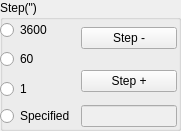
   <widget class="QGroupBox" name="groupBox_18">
    <property name="geometry">
     <rect>
      <x>30</x>
      <y>510</y>
      <width>181</width>
      <height>131</height>
     </rect>
    </property>
    <property name="title">
     <string>Step(&quot;)</string>
    </property>
    <widget class="QWidget" name="layoutWidget_14">
     <property name="geometry">
      <rect>
       <x>0</x>
       <y>20</y>
       <width>177</width>
       <height>107</height>
      </rect>
     </property>
     <layout class="QGridLayout" name="gridLayout_16">
      <item row="0" column="0">
       <widget class="QRadioButton" name="radioButton_c1_stepLong">
        <property name="text">
         <string>3600</string>
        </property>
       </widget>
      </item>
      <item row="0" column="1" rowspan="2">
       <widget class="QPushButton" name="pushButton_c1_stepM">
        <property name="text">
         <string>Step -</string>
        </property>
       </widget>
      </item>
      <item row="1" column="0" rowspan="2">
       <widget class="QRadioButton" name="radioButton_c1_stepMid">
        <property name="text">
         <string>60</string>
        </property>
       </widget>
      </item>
      <item row="2" column="1" rowspan="2">
       <widget class="QPushButton" name="pushButton_c1_stepP">
        <property name="text">
         <string>Step +</string>
        </property>
       </widget>
      </item>
      <item row="3" column="0">
       <widget class="QRadioButton" name="radioButton_c1_stepShort">
        <property name="text">
         <string>1</string>
        </property>
       </widget>
      </item>
      <item row="4" column="0">
       <widget class="QRadioButton" name="radioButton_c1_step_spec">
        <property name="text">
         <string>Specified</string>
        </property>
       </widget>
      </item>
      <item row="4" column="1">
       <widget class="QLineEdit" name="lineEdit_c1_step_spec">
        <property name="enabled">
         <bool>false</bool>
        </property>
       </widget>
      </item>
     </layout>
    </widget>
   </widget>
